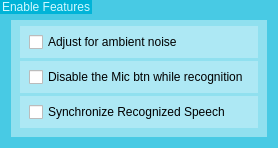
                   <widget class="QGroupBox" name="groupBox_28">
                    <property name="maximumSize">
                     <size>
                      <width>16777215</width>
                      <height>190</height>
                     </size>
                    </property>
                    <property name="styleSheet">
                     <string notr="true">QGroupBox{
background-color: rgb(72, 202, 228);
border:none;
}

QGroupBox:title{
background-color: rgb(0, 180, 216);
border:none;
	color: rgb(208, 248, 255);
}</string>
                    </property>
                    <property name="title">
                     <string>Enable Features</string>
                    </property>
                    <layout class="QGridLayout" name="gridLayout_43">
                     <property name="topMargin">
                      <number>20</number>
                     </property>
                     <item row="0" column="0">
                      <widget class="QGroupBox" name="groupBox_29">
                       <property name="minimumSize">
                        <size>
                         <width>0</width>
                         <height>40</height>
                        </size>
                       </property>
                       <property name="styleSheet">
                        <string notr="true">QGroupBox{
	background-color: rgb(144, 224, 239);
	border:none;
}
</string>
                       </property>
                       <property name="title">
                        <string/>
                       </property>
                       <layout class="QVBoxLayout" name="verticalLayout_7">
                        <property name="spacing">
                         <number>3</number>
                        </property>
                        <property name="topMargin">
                         <number>6</number>
                        </property>
                        <property name="bottomMargin">
                         <number>9</number>
                        </property>
                        <item>
                         <widget class="QGroupBox" name="groupBox_40">
                          <property name="styleSheet">
                           <string notr="true">QGroupBox{
	background-color: rgb(173, 232, 244);
	border:none;
}</string>
                          </property>
                          <property name="title">
                           <string/>
                          </property>
                          <layout class="QHBoxLayout" name="horizontalLayout_23">
                           <property name="topMargin">
                            <number>6</number>
                           </property>
                           <property name="bottomMargin">
                            <number>6</number>
                           </property>
                           <item>
                            <widget class="QCheckBox" name="adjust_for_ambient_noise_checkBox">
                             <property name="toolTip">
                              <string>&lt;html&gt;&lt;head/&gt;&lt;body&gt;&lt;p&gt;When enabled, it takes a bit longer (1.3 sec) to initiate the process. However, beneficial for noisy environments.&lt;/p&gt;&lt;/body&gt;&lt;/html&gt;</string>
                             </property>
                             <property name="text">
                              <string>Adjust for ambient noise</string>
                             </property>
                            </widget>
                           </item>
                          </layout>
                         </widget>
                        </item>
                        <item>
                         <widget class="QGroupBox" name="groupBox_39">
                          <property name="styleSheet">
                           <string notr="true">QGroupBox{
	background-color: rgb(173, 232, 244);
	border:none;
}</string>
                          </property>
                          <property name="title">
                           <string/>
                          </property>
                          <layout class="QHBoxLayout" name="horizontalLayout_24">
                           <property name="topMargin">
                            <number>6</number>
                           </property>
                           <property name="bottomMargin">
                            <number>6</number>
                           </property>
                           <item>
                            <widget class="QCheckBox" name="disableMicBtnCheckBox">
                             <property name="toolTip">
                              <string>&lt;html&gt;&lt;head/&gt;&lt;body&gt;&lt;p&gt;Checking this box prevents software crashes from excessive mic button clicking.&lt;/p&gt;&lt;p&gt;(Recommend)&lt;/p&gt;&lt;/body&gt;&lt;/html&gt;</string>
                             </property>
                             <property name="text">
                              <string>Disable the Mic btn while recognition</string>
                             </property>
                            </widget>
                           </item>
                          </layout>
                         </widget>
                        </item>
                        <item>
                         <widget class="QGroupBox" name="groupBox">
                          <property name="styleSheet">
                           <string notr="true">QGroupBox{
	background-color: rgb(173, 232, 244);
	border:none;
}</string>
                          </property>
                          <property name="title">
                           <string/>
                          </property>
                          <layout class="QHBoxLayout" name="horizontalLayout_25">
                           <property name="topMargin">
                            <number>6</number>
                           </property>
                           <property name="bottomMargin">
                            <number>6</number>
                           </property>
                           <item>
                            <widget class="QCheckBox" name="SynchronizeCheckBox">
                             <property name="toolTip">
                              <string>&lt;html&gt;&lt;head/&gt;&lt;body&gt;&lt;p&gt;If checked, Kontho will write recognized text in order. If not, after a long sentence followed by a short one, the short sentence might appear first. Enabling this feature ensures Kontho synchronizes the text correctly.&lt;/p&gt;&lt;/body&gt;&lt;/html&gt;</string>
                             </property>
                             <property name="text">
                              <string>Synchronize Recognized Speech</string>
                             </property>
                            </widget>
                           </item>
                          </layout>
                         </widget>
                        </item>
                       </layout>
                      </widget>
                     </item>
                    </layout>
                   </widget>
